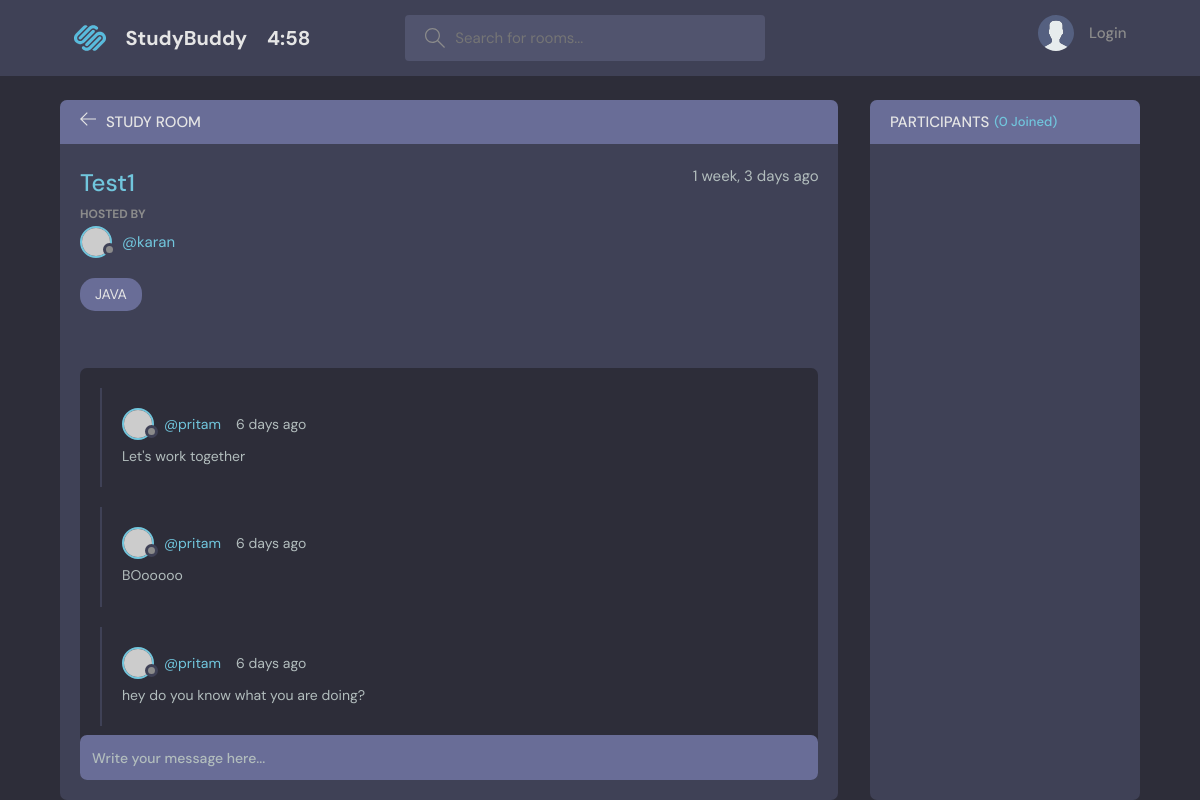
The page /room/8 on the database as committed earlier.
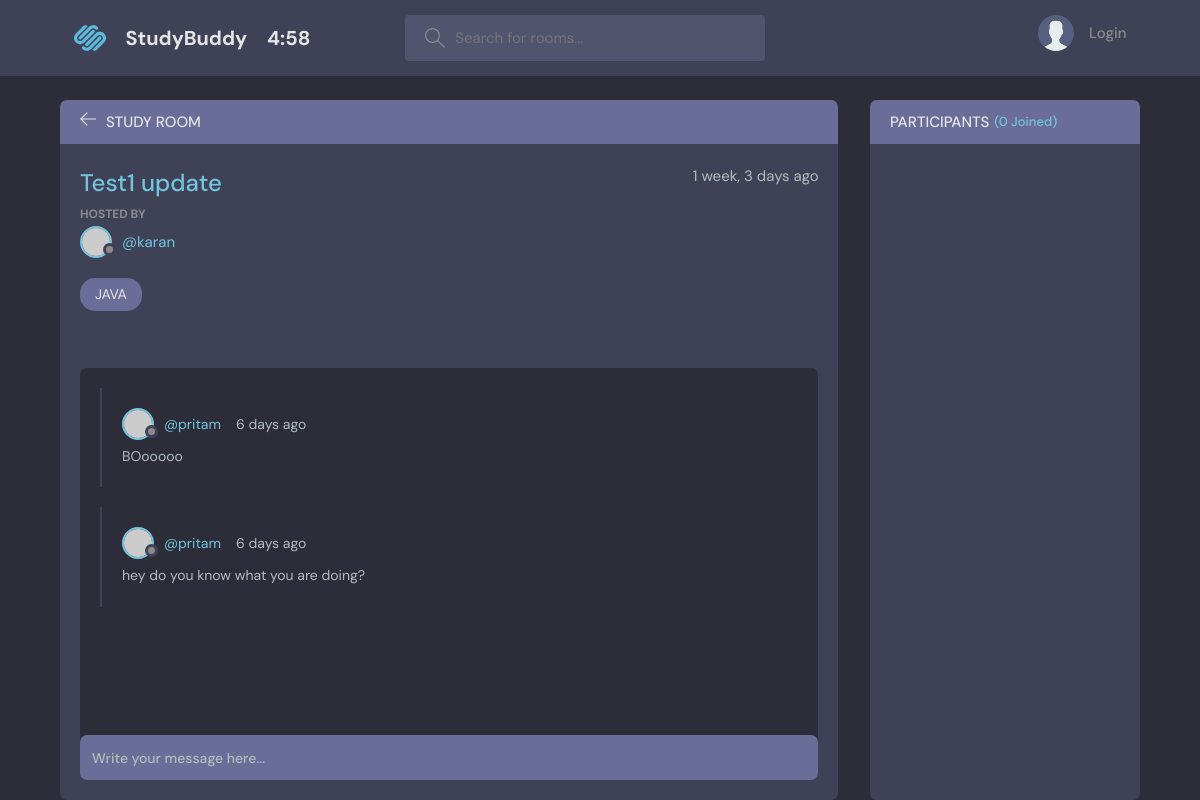
The same page on the database as committed later.
### base/models.py (models this page shows, shortened)
class Room(models.Model):
    host = models.ForeignKey(User, on_delete=models.SET_NULL, null=True)
    topic = models.ForeignKey(Topic, on_delete=models.SET_NULL, null=True)
    name = models.CharField(max_length=200)
    description = models.TextField(null=True, blank=True)   # description can be blank  & forms cant be blank
    participants = models.ManyToManyField( User, related_name='participants', blank=True )
    updated = models.DateTimeField(auto_now=True)       # save value updated every single time (auto_now)
    created = models.DateTimeField(auto_now_add=True)   # only take timstamp if we save multiple times value never change (auto_now_add)
    class Meta:
        ordering = ['-updated', '-created']

class Message(models.Model):
    user = models.ForeignKey(User, on_delete=models.CASCADE)
    room = models.ForeignKey(Room, on_delete=models.CASCADE)
    body = models.TextField()
    updated = models.DateTimeField(auto_now=True)
    created = models.DateTimeField(auto_now_add=True)
    class Meta:
        ordering = ['-updated', '-created']

class Topic(models.Model):
    name = models.CharField(max_length=300)
    def __str__(self):
        return self.name

### base/views.py (the view, shortened to what this page needs)
# urls.py: path('room/<str:pk>', views.room, name='room'),
def room(request, pk):
    room = Room.objects.get(id=pk)
    room_messages = room.message_set.all()
    participants = room.participants.all()
    context = {'room': room, 'room_messages': room_messages, 'participants': participants}
    return render(request, 'base/room.html', context)

### base/templates/base/room.html (shortened to what this page needs)
{% extends 'main.html' %}
{% block content %}
<main class="profile-page layout layout--2">
    <div class="container">
        <div class="room">
            <div class="room__top">
                <div class="room__topLeft">
                    <a href="{% url 'home' %}">
                        <svg version="1.1" xmlns="http://www.w3.org/2000/svg" width="32" height="32"
                            viewBox="0 0 32 32">
                            <title>arrow-left</title>
                            <path
                                d="M13.723 2.286l-13.723 13.714 13.719 13.714 1.616-1.611-10.96-10.96h27.625v-2.286h-27.625l10.965-10.965-1.616-1.607z">
                            </path>
                        </svg>
                    </a>
                    <h3>Study Room</h3>
                </div>
            </div>
            <div class="room__box scroll">
                <div class="room__header scroll">
                    <div class="room__info">
                        <h3>{{room.name}}</h3>
                        <span>{{room.created | timesince}} ago</span>
                    </div>
                    <div class="room__hosted">
                        <p>Hosted By</p>
                        <a href="{% url 'user-profile' room.host.id %}" class="room__author">
                            <div class="avatar avatar--small">
                                <img src="https://randomuser.me/api/portraits/men/37.jpg" />
                            </div>
                            <span>@{{room.host.username}}</span>
                        </a>
                    </div>
                    <span class="room__topics">{{room.topic}}</span>
                </div>
                <div class="room__conversation">
                    <div class="threads scroll">
                        {% for message in room_messages %}
                        <div class="thread">
                            <div class="thread__top">
                                <div class="thread__author">
                                    <a href="{% url 'user-profile' message.user.id %}" class="thread__authorInfo">
                                        <div class="avatar avatar--small">
                                            <img src="https://randomuser.me/api/portraits/men/37.jpg" />
                                        </div>
                                        <span>@{{message.user.username}}</span>
                                    </a>
                                    <span class="thread__date">{{message.created | timesince}} ago</span>
                                </div>
                            </div>
                            <div class="thread__details">
                                {{message.body}}
                            </div>
                        </div>
                        {% endfor %}
                    </div>
                </div>
            </div>
            <div class="room__message">
                <form action="#"><input name="" placeholder="Write your message here..." /></form>
            </div>
        </div>
        <div class="participants">
            <h3 class="participants__top">Participants <span>({{participants.count}} Joined)</span></h3>
            <div class="participants__list scroll">
            </div>
        </div>
    </div>
</main>
{% endblock content %}

Rows that differ between the two databases and show on the page:
removed Message: user.username "pritam", created "6 days", body "Let's work together"
changed Room "karan": name "Test1" → "Test1 update"
